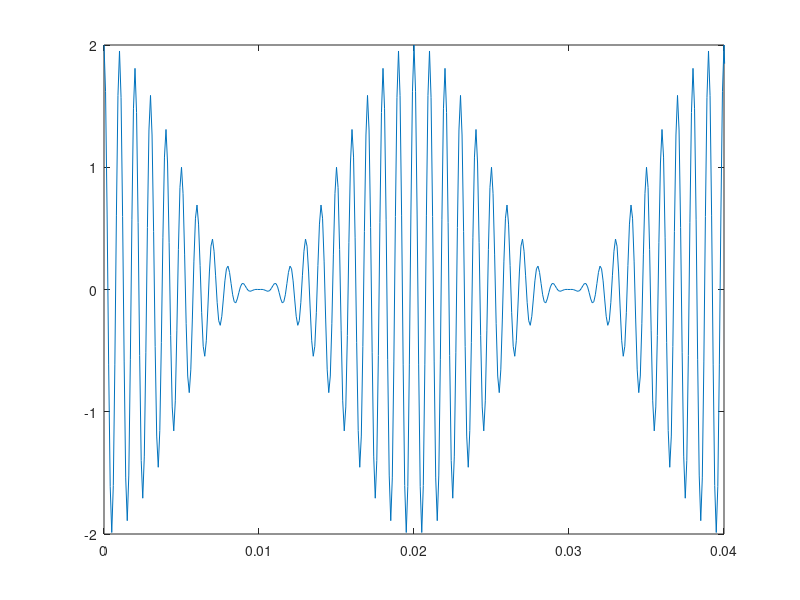
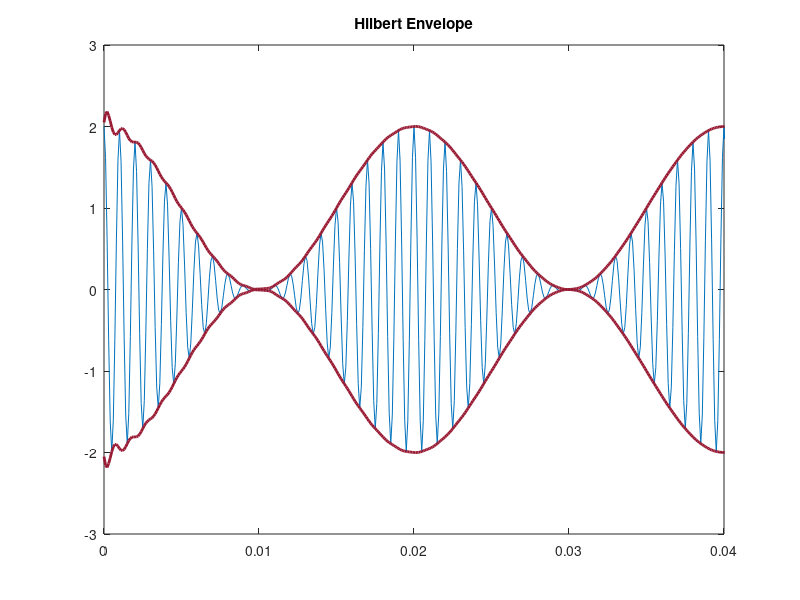

Here is the MATLAB script that generated these plots, in order:
t = 0:1e-4:0.1;
x = (1+cos(2*pi*50*t)).*cos(2*pi*1000*t);
figure
plot(t,x)
xlim([0 0.04])

y = hilbert(x);
env = abs(y);
plot_param = {'Color', [0.6 0.1 0.2],'Linewidth',2}; 
figure;
plot(t,x)
hold on
plot(t,[-1;1]*env,plot_param{:})
hold off
xlim([0 0.04])
title('Hilbert Envelope')